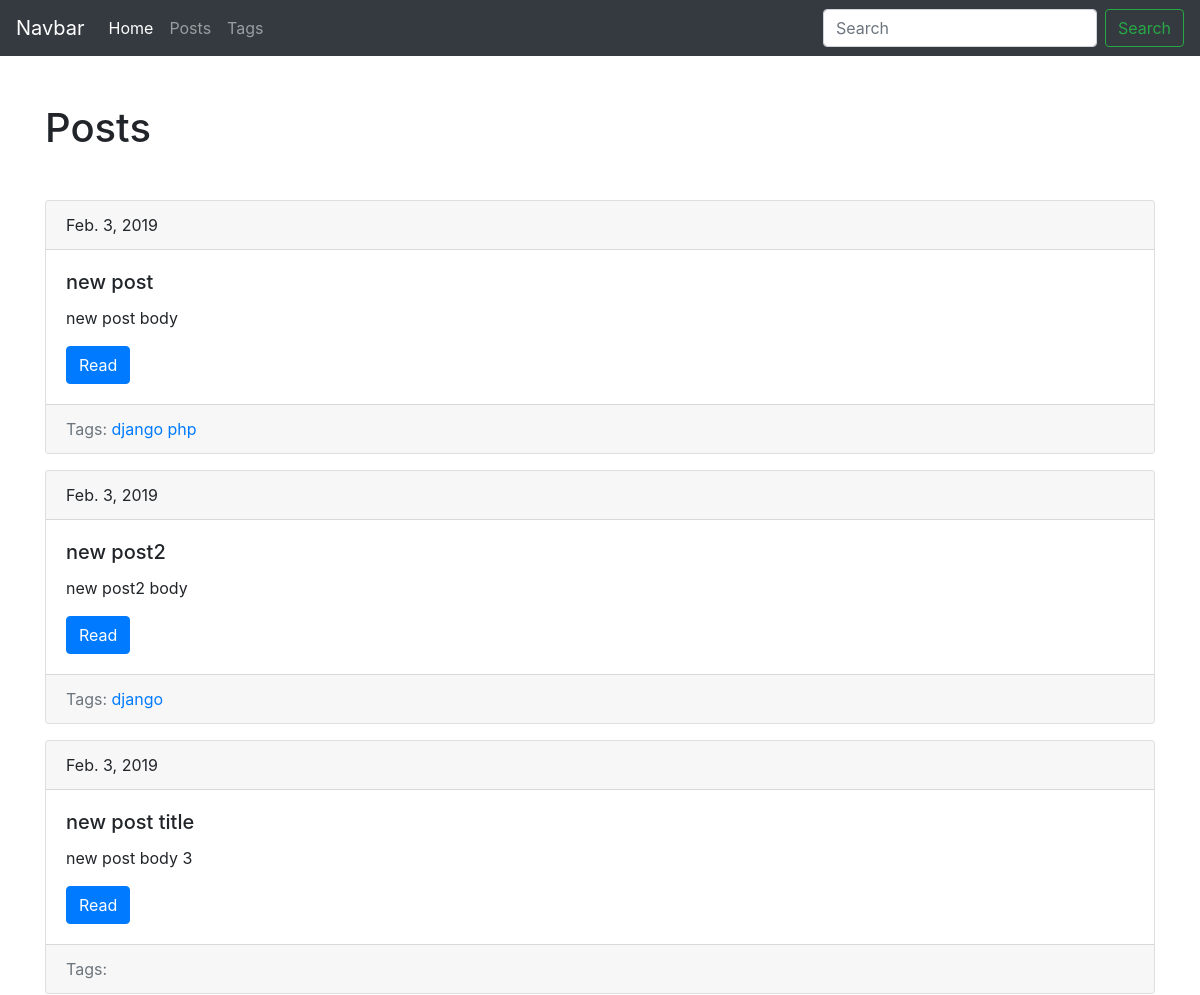
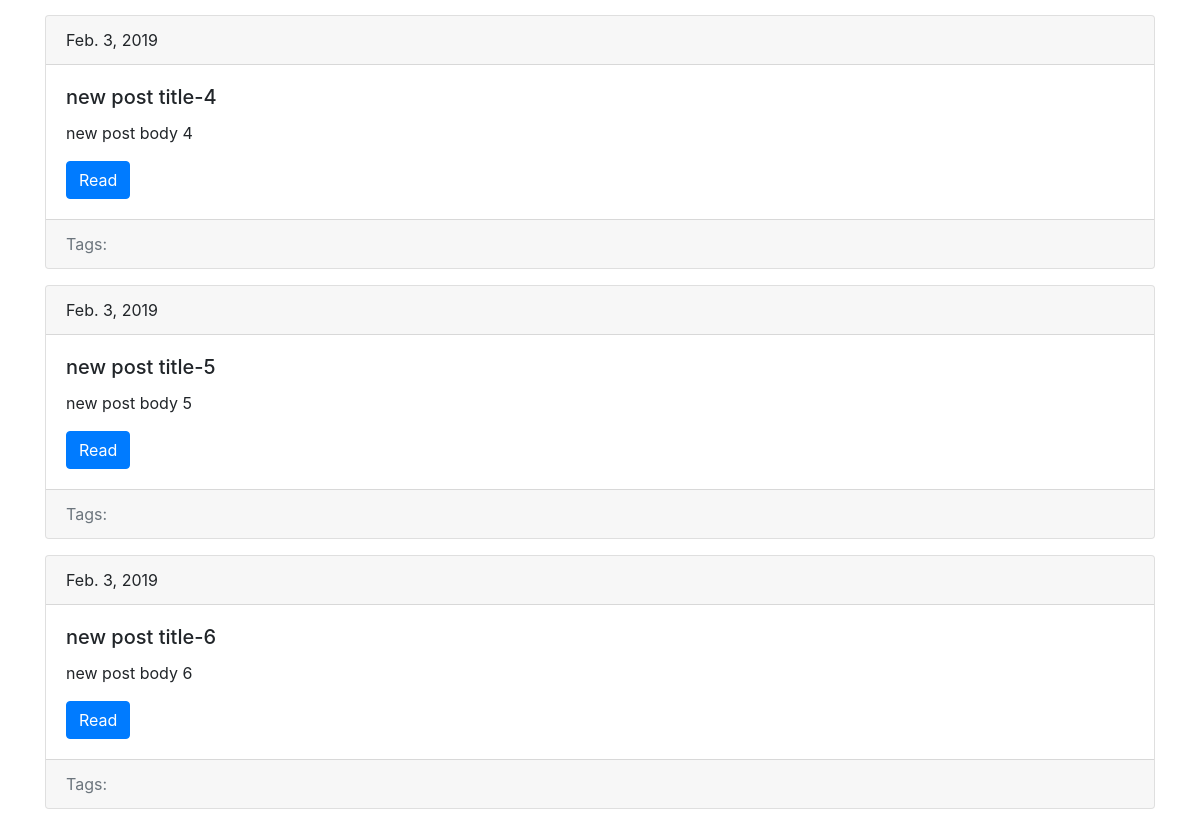
Screenshot of /blog/ with the database file from the repository (2 pictures, top to bottom).
### blog/models.py (models this page shows, shortened)
class Post(models.Model):
    title = models.CharField(max_length=150, db_index=True)
    slug = models.SlugField(max_length=150, unique=True)
    body = models.TextField(blank=True, db_index=True)
    date_pub = models.DateTimeField(auto_now_add=True)
    tags = models.ManyToManyField('Tag', blank=True, related_name='posts')
    def get_absolute_url(self):
        return reverse('blog_post_detail', kwargs={'slug': self.slug})

class Tag(models.Model):
    title = models.CharField(max_length=50)
    slug = models.SlugField(max_length=50, unique=True)
    def get_absolute_url(self):
        return reverse('blog_tag_detail', kwargs={'slug': self.slug})

### blog/views.py (the view)
# urls.py: path('', PostList.as_view(), name='blog_posts_list'),
class PostList(ObjectListMixin, View):
    model = Post

### blog/utils.py (called while the page is built)
    def get(self, request):
        model_name = self.model.__name__.lower()
        items = self.model.objects.all()
        return render(request, 'blog/{}_list.html'.format(model_name), {'items': items})

### blog/templates/blog/post_list.html (shortened to what this page needs)
{% extends 'blog/base.html' %}
{% block content %}
    {% for item in items %}
        {% include 'blog/includes/post_card_template.html' %}
    {% endfor %}
{% endblock %}

### blog/templates/blog/includes/post_card_template.html
<div class="card mb-3">
    <div class="card-header">
        {{ item.date_pub.date }}
    </div>
    <div class="card-body">
        <h5 class="card-title">{{ item.title }}</h5>
        <p class="card-text">{{ item.body | truncatewords:15 }}</p>
        <a href="{{ item.get_absolute_url }}" class="btn btn-primary">Read</a>
    </div>
  <div class="card-footer text-muted">
  Tags:
      {% for tag in item.tags.all %}
          <a href="{{ tag.get_absolute_url }}">{{ tag.title }}</a>
      {% endfor %}
  </div>
</div>

### rows the page displays
Post: date_pub "Feb. 3, 2019", title "new post", body "new post body"
Tag: title "django"
Tag: title "php"
Post: date_pub "Feb. 3, 2019", title "new post2", body "new post2 body"
Post: date_pub "Feb. 3, 2019", title "new post title", body "new post body 3"
Post: date_pub "Feb. 3, 2019", title "new post title-4", body "new post body 4"
Post: date_pub "Feb. 3, 2019", title "new post title-5", body "new post body 5"
Post: date_pub "Feb. 3, 2019", title "new post title-6", body "new post body 6"
